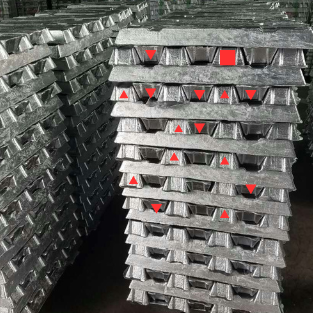
#> input picture aonimages/Untitled design (3) (1).png, 313 x 313 px, found by its file name
$ jupyter execute countingingots.ipynb
#> lines starting #> are read from the running program, lines starting #| are printed output that depends on the picture; after the words box and inside, x2 and y2 are one past the last pixel; in counts of white or black regions, pixels touching at a corner belong together
[cell 1]
import cv2
import numpy as np
# from google.colab.patches import cv2_imshow
import matplotlib.pyplot as plt

[cell 2]
# Load the image
image = cv2.imread(r"C:\Users\lenovo\Desktop\aon\aonimages\Untitled design (3) (1).png")
#> image is the input picture: shape (313, 313, 3); mean B, G, R 96.1, 99.6, 100.2

[cell 3]
plt.imshow(image)

[cell 4]
hsv = cv2.cvtColor(image, cv2.COLOR_BGR2HSV)
#> hsv: shape (313, 313, 3); mean H, S, V 36.6, 22.4, 102.6

[cell 5]
plt.imshow(hsv)

[cell 6]
lower_red = np.array([0, 100, 100])
upper_red = np.array([10, 255, 255])
lower_red2 = np.array([170, 100, 100])
upper_red2 = np.array([179, 255, 255])

[cell 7]
mask1 = cv2.inRange(hsv, lower_red, upper_red)
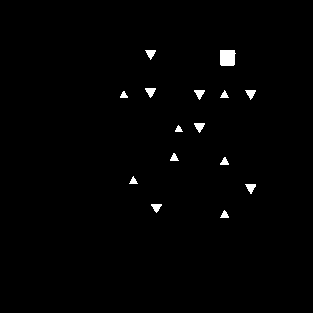
#> mask1: shape (313, 313); 0.98% white; 15 white regions
mask2 = cv2.inRange(hsv, lower_red2, upper_red2)
#> mask2: shape (313, 313); every value is 0
mask = cv2.bitwise_or(mask1, mask2)

[cell 8]
plt.imshow(mask)

[cell 9]
contours, _ = cv2.findContours(mask, cv2.RETR_EXTERNAL, cv2.CHAIN_APPROX_SIMPLE)
#> contours = 15 contours; largest, box (x1, y1, x2, y2) and area: (220, 50, 236, 66) 210, (194, 123, 205, 133) 51, (145, 88, 156, 98) 51, (245, 184, 256, 194) 50, (194, 90, 205, 100) 48

[cell 10]
# Initialize a counter for the red triangles
red_triangle_count = 0

# Iterate over the contours and filter red triangles
for contour in contours:
    # Approximate the contour to a polygon
    epsilon = 0.05 * cv2.arcLength(contour, True)
    approx = cv2.approxPolyDP(contour, epsilon, True)

    # If the polygon has 3 vertices, it is a triangle
    if len(approx) >= 3:
        # Draw a bounding box around the triangle
        cv2.drawContours(image, [approx], 0, (0, 255, 0), 2)

        # Increment the red triangle count
        red_triangle_count += 1
#> this loop made 15 passes
#> (epsilon, approx) on passes 1 to 12: (1.27, [[228, 216], [224, 210], [220, 217]]), (1.51, [[151, 204], [156, 212], [161, 205]]), (1.64, [[245, 184], [251, 193], [255, 184]]), (1.27, [[133, 176], [129, 183], [137, 183]]), (1.29, [[225, 157], [220, 164], [228, 164]]), (1.29, [[173, 153], [170, 160], [178, 160]]), (1.09, [[178, 125], [175, 131], [182, 131]]), (1.61, [[204, 123], [194, 123], [199, 132]]), (1.12, [[123, 91], [120, 97], [127, 97]]), (1.61, [[255, 90], [245, 90], [250, 99]]), (1.27, [[224, 90], [220, 97], [228, 97]]), (1.61, [[204, 90], [194, 90], [199, 99]])
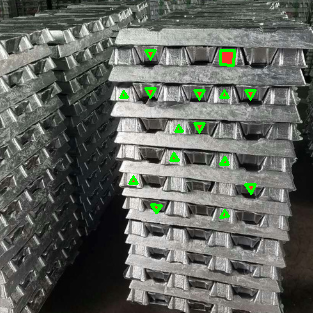
#> image: shape (313, 313, 3); 1.16% of pixels changed, all inside (x1, y1, x2, y2) = (119, 49, 257, 219)
#> after the loop, red_triangle_count = 15

[cell 11]
# Display the image with detected triangles using matplotlib
plt.imshow(cv2.cvtColor(image, cv2.COLOR_BGR2RGB))
plt.title("Detected Triangles")
plt.axis("off")
plt.show()

# Print the count of red triangles
print("Number of red triangles:", red_triangle_count)
#| Number of red triangles: 15

$ run again, with aonimages/00000.png copied over aonimages/Untitled design (3) (1).png
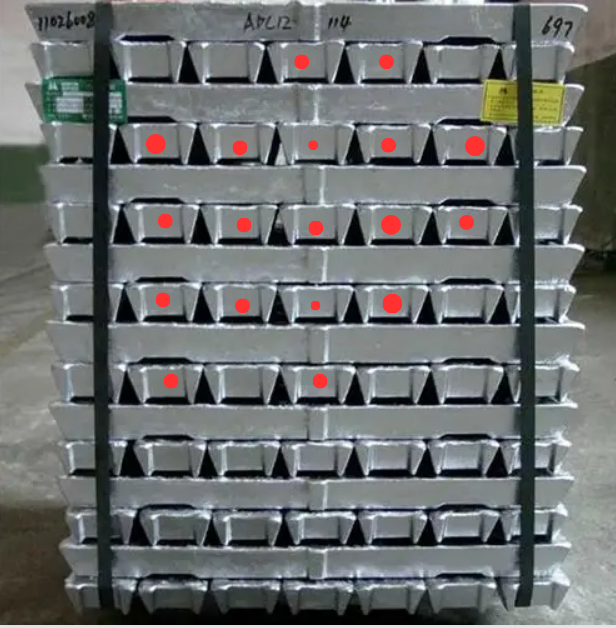
#> input picture aonimages/00000.png, 616 x 628 px, found by its file name
#> image is the input picture: shape (628, 616, 3); mean B, G, R 110.9, 111, 107.2
#> hsv: shape (628, 616, 3); mean H, S, V 84.2, 40.8, 115.5
#> `mask1 = cv2.inRange(hsv, lower_red, upper_red)`:
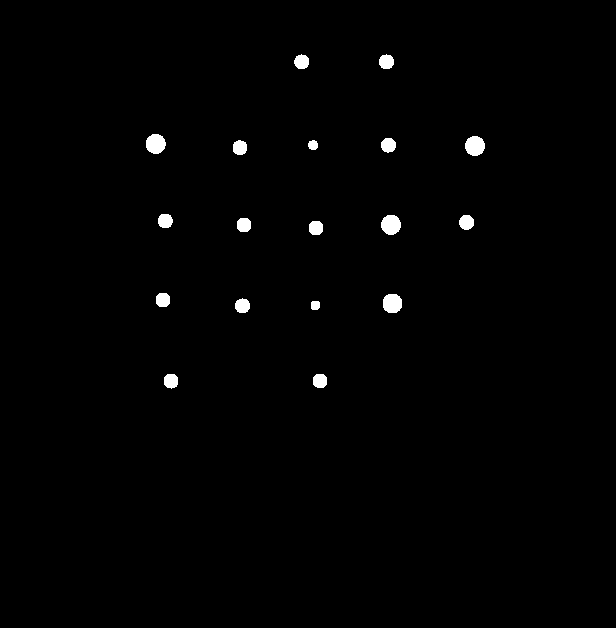
#> mask1: shape (628, 616); 0.91% white; 18 white regions, largest, box (x1, y1, x2, y2) and area: (146, 134, 166, 154) 316, (465, 136, 485, 156) 316, (381, 215, 401, 235) 316
#> mask2: shape (628, 616); 0% white in thin lines or dots, all inside (x1, y1, x2, y2) = (316, 152, 390, 388)
#> mask: shape (628, 616); 0.91% white; 18 white regions
#> contours = 18 contours; largest, box (x1, y1, x2, y2) and area: (381, 215, 401, 235) 288, (146, 134, 166, 154) 288, (465, 136, 485, 156) 287, (383, 294, 402, 313) 280, (459, 215, 474, 230) 160
#> the loop `for contour in contours:` made 18 passes
#> (epsilon, approx) on passes 1, 3, 5, 6, 7, 8, 11, 15: (2.25, [[316, 374], [313, 384], [323, 387], [326, 377]]), (1.48, [[312, 301], [311, 308], [318, 309], [319, 302]]), (3.13, [[386, 295], [384, 309], [399, 310], [399, 296]]), (2.25, [[159, 293], [156, 303], [166, 306], [169, 296]]), (2.25, [[312, 221], [309, 231], [319, 234], [322, 224]]), (2.25, [[240, 218], [237, 228], [247, 231], [250, 221]]), (2.35, [[161, 214], [159, 225], [170, 226], [170, 215]]), (3.21, [[472, 136], [465, 148], [477, 155], [484, 143]])
#> after the loop `for contour in contours:`:
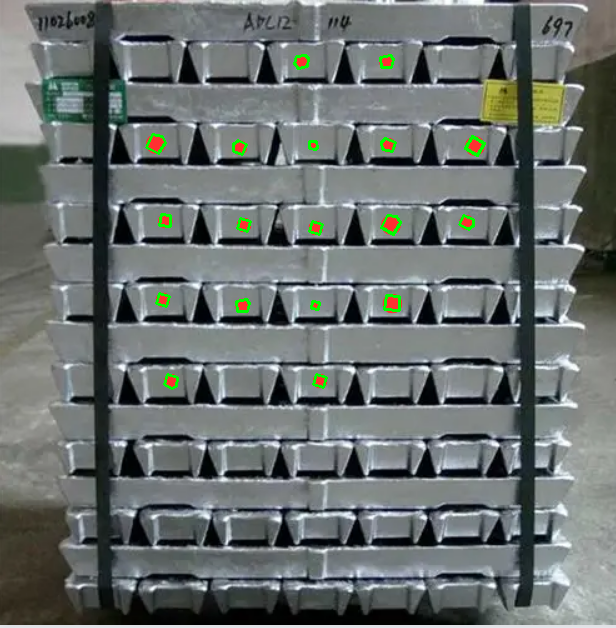
#> image: shape (628, 616, 3); 0.59% of pixels changed, all inside (x1, y1, x2, y2) = (145, 54, 486, 390)
#> after the loop `for contour in contours:`: red_triangle_count = 18
#| Number of red triangles: 18

$ run again, with aonimages/Untitled design (4).png copied over aonimages/Untitled design (3) (1).png
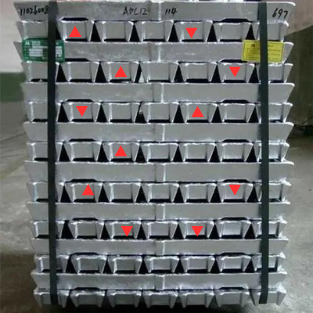
#> input picture aonimages/Untitled design (4).png, 313 x 313 px, found by its file name
#> image is the input picture: shape (313, 313, 3); mean B, G, R 110.9, 110.8, 107.2
#> hsv: shape (313, 313, 3); mean H, S, V 84.6, 36.9, 115.3
#> `mask1 = cv2.inRange(hsv, lower_red, upper_red)`:
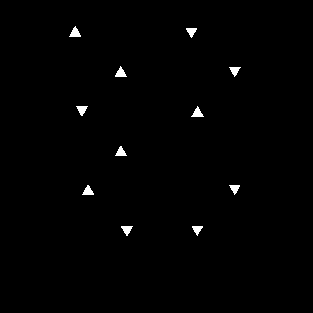
#> mask1: shape (313, 313); 0.77% white; 11 white regions, largest, box (x1, y1, x2, y2) and area: (69, 26, 81, 37) 75, (115, 66, 127, 77) 73, (191, 106, 204, 117) 73
#> mask2: shape (313, 313); 0.01% white in thin lines or dots, all inside (x1, y1, x2, y2) = (69, 35, 241, 236)
#> mask: shape (313, 313); 0.78% white; 11 white regions
#> contours = 11 contours; largest, box (x1, y1, x2, y2) and area: (69, 26, 81, 37) 60, (115, 66, 127, 77) 56, (191, 106, 204, 117) 56, (82, 185, 94, 195) 55, (115, 146, 127, 156) 54
#> the loop `for contour in contours:` made 11 passes
#> (epsilon, approx) on passes 1 to 8: (1.71, [[191, 226], [196, 235], [202, 227]]), (1.71, [[121, 227], [127, 235], [132, 226]]), (1.71, [[229, 185], [234, 194], [240, 185]]), (1.71, [[82, 194], [93, 193], [87, 185]]), (1.71, [[115, 154], [126, 155], [121, 146]]), (1.85, [[203, 116], [197, 106], [191, 116]]), (1.71, [[76, 106], [81, 115], [87, 106]]), (1.68, [[229, 67], [234, 76], [240, 67]])
#> after the loop `for contour in contours:`:
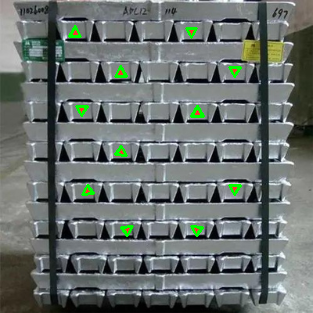
#> image: shape (313, 313, 3); 1% of pixels changed, all inside (x1, y1, x2, y2) = (68, 25, 242, 237)
#> after the loop `for contour in contours:`: red_triangle_count = 11
#| Number of red triangles: 11

$ run again, with aonimages/colour block(hsv).png copied over aonimages/Untitled design (3) (1).png
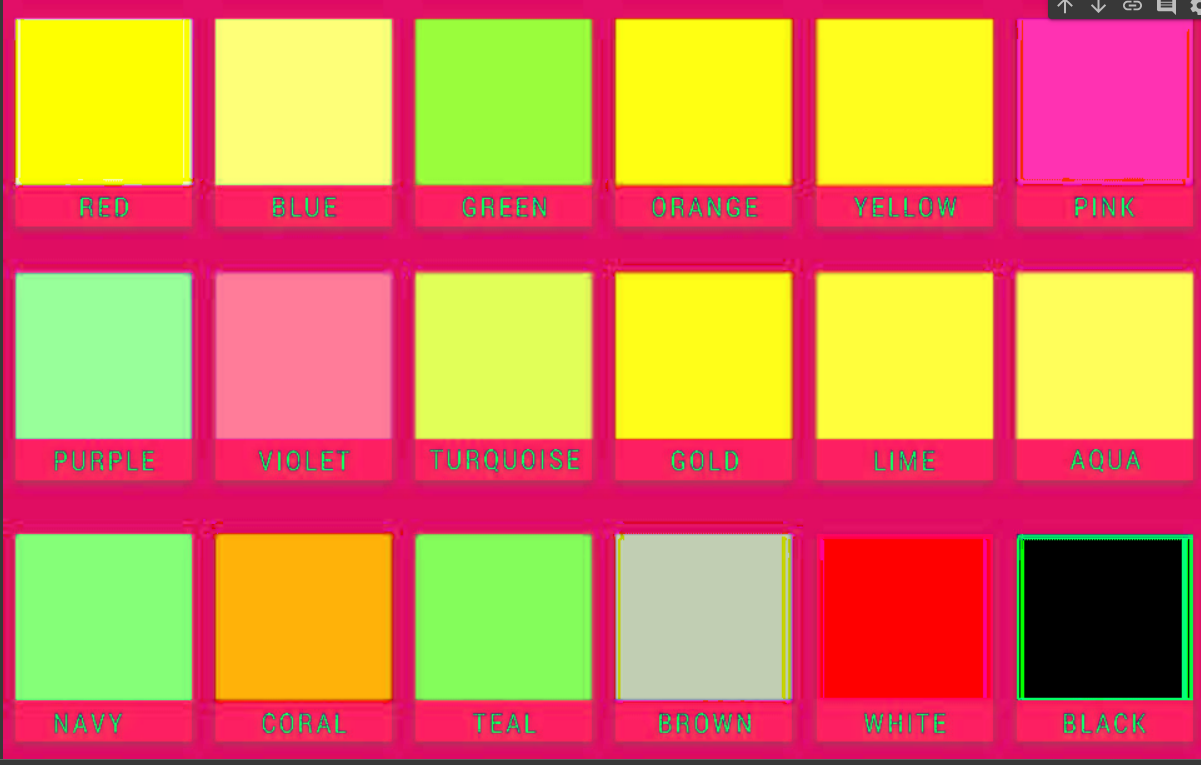
#> input picture aonimages/colour block(hsv).png, 1201 x 765 px, found by its file name
#> image is the input picture: shape (765, 1201, 3); mean B, G, R 84.9, 128, 213.3
#> hsv: shape (765, 1201, 3); mean H, S, V 96, 192.2, 231
#> `mask1 = cv2.inRange(hsv, lower_red, upper_red)`:
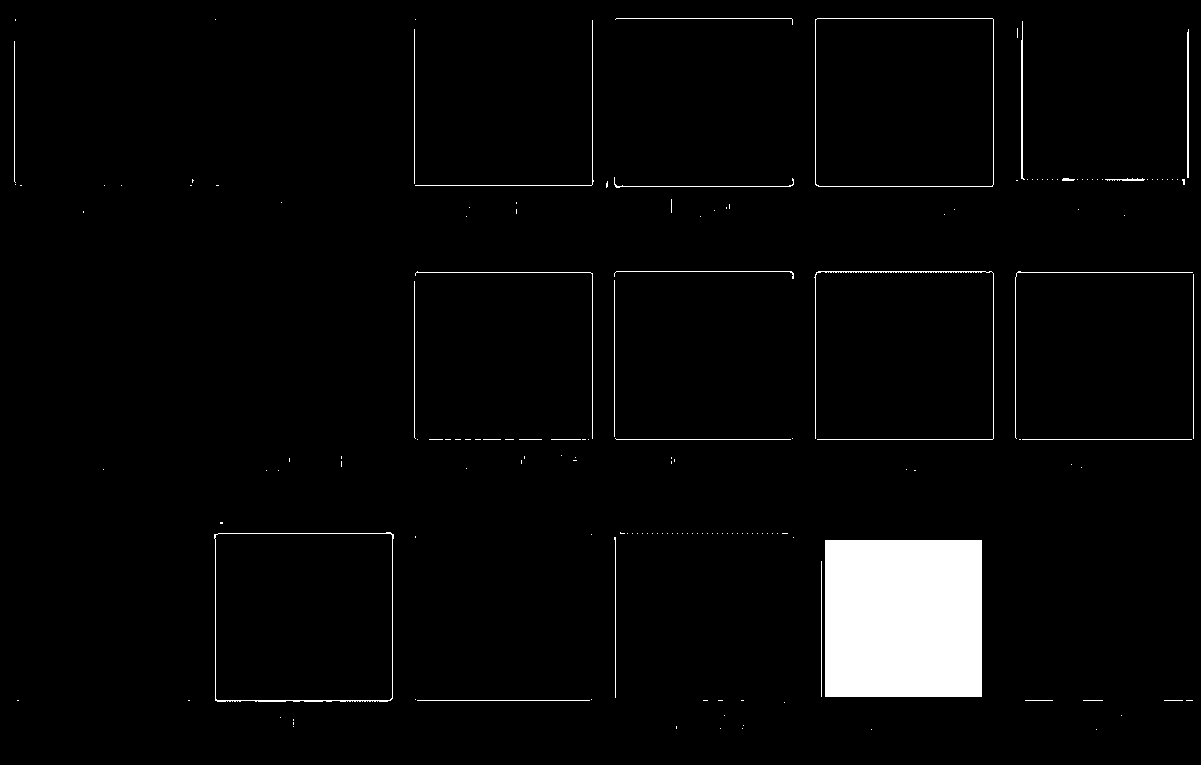
#> mask1: shape (765, 1201); 3.4% white; 167 white regions (139 under 20 px), largest, box (x1, y1, x2, y2) and area: (825, 540, 982, 697) 24649, (214, 532, 394, 702) 816, (814, 271, 994, 440) 786
#> mask2: shape (765, 1201); 20.3% white; 304 white regions (208 under 20 px), largest, box (x1, y1, x2, y2) and area: (217, 274, 390, 438) 28356, (11, 18, 401, 232) 16241, (813, 535, 997, 745) 10686
#> mask: shape (765, 1201); 23.7% white; 315 white regions (218 under 20 px)
#> contours = 281 contours, 233 with area under 20; largest, box (x1, y1, x2, y2) and area: (11, 18, 401, 232) 46154, (812, 264, 1013, 485) 39696, (605, 17, 810, 231) 39415, (1014, 269, 1199, 485) 38879, (412, 530, 600, 745) 38794
#> the loop `for contour in contours:` made 281 passes
#> (epsilon, approx) on passes 2, 3, 4, 5, 6, 7, 9: (0.741, [[3, 711], [3, 717], [4, 717], [5, 712]]), (0.854, [[404, 712], [400, 710], [398, 711], [398, 714]]), (23.99, [[798, 701], [623, 702], [613, 740], [786, 743]]), (15.11, [[802, 548], [801, 698]]), (0.1, [[814, 541], [814, 542]]), (0.2, [[802, 541], [802, 543]]), (16.04, [[607, 540], [609, 698]])
#> after the loop `for contour in contours:`:
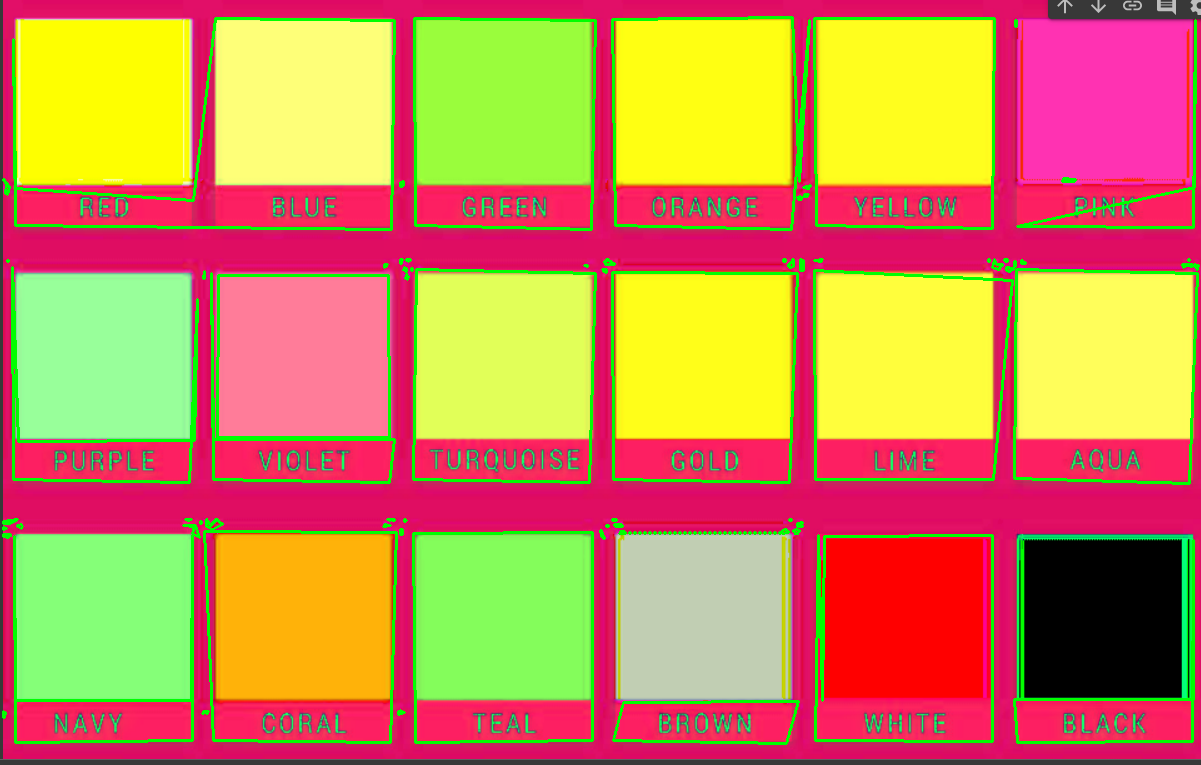
#> image: shape (765, 1201, 3); 4.88% of pixels changed, all inside (x1, y1, x2, y2) = (2, 16, 1200, 745)
#> after the loop `for contour in contours:`: red_triangle_count = 104
#| Number of red triangles: 104
